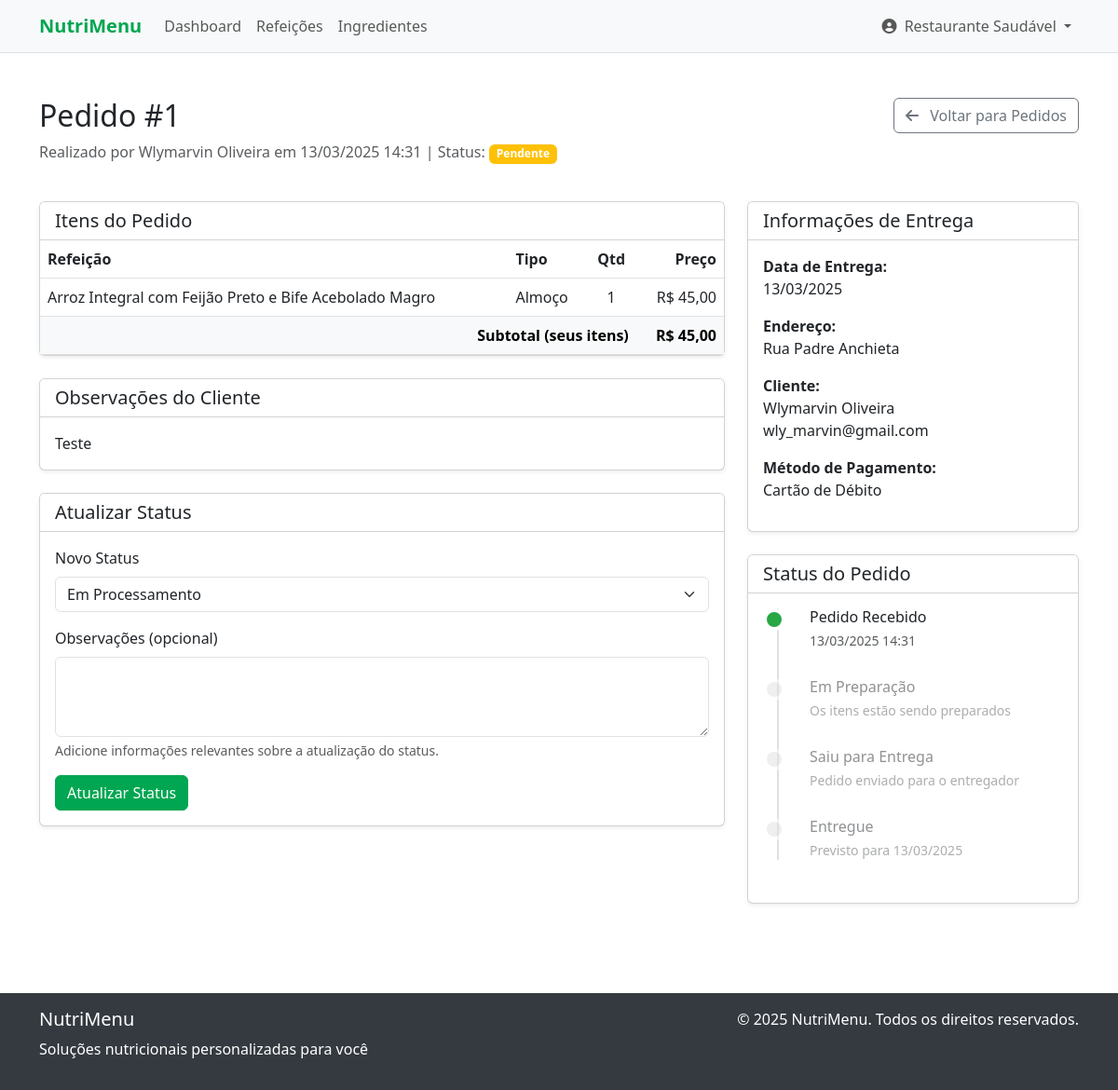
Page /restaurant/orders/view?id=1 (signed in) on the earlier database version.
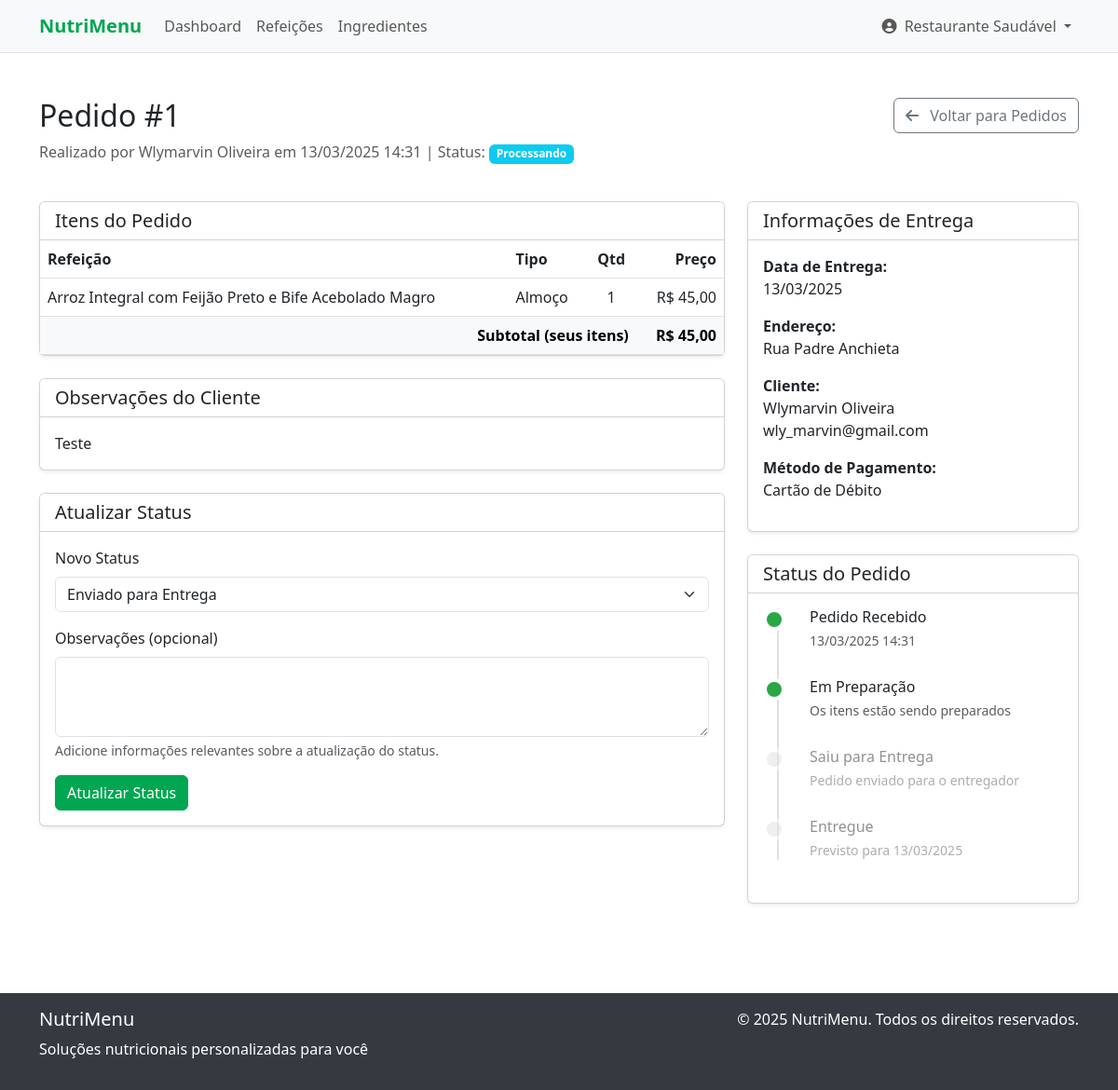
Same page on the later database version.
### tables this page shows
CREATE TABLE meal_orders (
    id INTEGER PRIMARY KEY AUTOINCREMENT,
    user_id INTEGER NOT NULL,
    delivery_address TEXT NOT NULL,
    delivery_date DATE NOT NULL,
    payment_method TEXT NOT NULL, -- 'credit', 'debit', 'pix', 'money'
    total REAL NOT NULL,
    notes TEXT,
    status TEXT NOT NULL DEFAULT 'pending', -- 'pending', 'processing', 'shipped', 'delivered', 'canceled'
    created_at DATETIME DEFAULT CURRENT_TIMESTAMP,
    updated_at DATETIME DEFAULT CURRENT_TIMESTAMP, package_id INTEGER,
    FOREIGN KEY (user_id) REFERENCES users(id) ON DELETE CASCADE
);

CREATE TABLE users (
    id INTEGER PRIMARY KEY AUTOINCREMENT,
    name TEXT NOT NULL,
    email TEXT NOT NULL UNIQUE,
    password TEXT NOT NULL,
    role TEXT NOT NULL DEFAULT 'user', -- 'admin', 'nutritionist', 'restaurant', 'user'
    created_at DATETIME DEFAULT CURRENT_TIMESTAMP,
    updated_at DATETIME DEFAULT CURRENT_TIMESTAMP
);

### src/controllers/RestaurantController.php (called while the page is built, shortened)
<?php
require_once __DIR__ . '/../models/RestaurantProfile.php';
require_once __DIR__ . '/../utils/Auth.php';
require_once __DIR__ . '/../models/Order.php';
class RestaurantController
{
    private $restaurantModel;
    private $auth;
    private $orderModel;
    public function __construct()
    {
        $this->restaurantModel = new RestaurantProfile();
        $this->orderModel = new Order();
        $this->auth = Auth::getInstance();
    }
    public function viewOrder()
    {
        $userId = $this->auth->getUserId();
        $restaurant = $this->restaurantModel->getByUserId($userId);
        $orderId = $_GET['id'] ?? 0;
        $order = $this->orderModel->getById($orderId);
        $allOrderItems = $this->orderModel->getOrderItems($orderId);
        $orderItems = array_filter($allOrderItems, function ($item) use ($restaurant) {
            return $item['restaurant_id'] == $restaurant['id'];
        });
        view('restaurant/view_order', [
            'restaurant' => $restaurant,
            'order' => $order,
            'orderItems' => $orderItems,
            'hasOtherRestaurants' => count($allOrderItems) > count($orderItems)
        ]);
    }
}

### public/index.php (called while the page is built, shortened)
<?php
$controllerFiles = glob(__DIR__ . '/../src/controllers/*.php');
foreach ($controllerFiles as $controller) {
    require_once $controller;
}
$route = getCurrentRoute();
list($controller, $method) = explode('::', $routes[$route]);
$controller = new $controller();
$controller->$method();

### src/config/database.php (called while the page is built, shortened)
<?php
class Database
{
    private static $instance = null;
    private $conn;
    private function __construct()
    {
        $dbPath = __DIR__ . '/../../database/nutrition.db';
        try {
            $this->conn = new SQLite3($dbPath);
            $this->conn->enableExceptions(true);
        } catch (Exception $e) {
            die("Database connection error: " . $e->getMessage());
        }
    }
    public static function getInstance()
    {
        if (self::$instance === null) {
            self::$instance = new self();
        }
        return self::$instance;
    }
    public function query($sql, $params = [])
    {
        try {
            $stmt = $this->conn->prepare($sql);
            if (!empty($params)) {
                foreach ($params as $param => $value) {
                    if (is_int($value)) {
                        $stmt->bindValue($param, $value, SQLITE3_INTEGER);
                    } else if (is_float($value)) {
                        $stmt->bindValue($param, $value, SQLITE3_FLOAT);
                    } else if (is_null($value)) {
                        $stmt->bindValue($param, null, SQLITE3_NULL);
                    } else {
                        $stmt->bindValue($param, $value, SQLITE3_TEXT);
                    }
                }
            }
            $result = $stmt->execute();
            return $result;
        } catch (Exception $e) {
            die("Query execution error: " . $e->getMessage());
        }
    }
    public function fetchAll($sql, $params = [])
    {
        $result = $this->query($sql, $params);
        $rows = [];
        while ($row = $result->fetchArray(SQLITE3_ASSOC)) {
            $rows[] = $row;
        }
        return $rows;
    }
    public function fetchOne($sql, $params = [])
    {
        $result = $this->query($sql, $params);
        return $result->fetchArray(SQLITE3_ASSOC);
    }
}

### src/models/Order.php (called while the page is built, shortened)
<?php
require_once __DIR__ . '/../config/database.php';
class Order
{
    private $db;
    public function __construct()
    {
        $this->db = Database::getInstance();
    }
    public function getById($id)
    {
        $sql = "SELECT mo.*, u.name as user_name, u.email as user_email
                FROM meal_orders mo
                JOIN users u ON mo.user_id = u.id
                WHERE mo.id = :id";
        return $this->db->fetchOne($sql, [':id' => $id]);
    }
    public function getOrderItems($orderId)
    {
        $sql = "SELECT moi.*, m.name as meal_name, m.meal_type,
                r.id as restaurant_id, u.name as restaurant_name
                FROM meal_order_items moi
                JOIN meals m ON moi.meal_id = m.id
                JOIN restaurant_profiles r ON m.restaurant_id = r.id
                JOIN users u ON r.user_id = u.id
                WHERE moi.order_id = :order_id
                ORDER BY m.meal_type";
        return $this->db->fetchAll($sql, [':order_id' => $orderId]);
    }
}

### src/utils/Formatter.php (called while the page is built, shortened)
<?php
class Formatter {
    public static function formatDate($date) {
        $timestamp = is_numeric($date) ? $date : strtotime($date);
        return date('d/m/Y', $timestamp);
    }
    public static function formatDateTime($date) {
        $timestamp = is_numeric($date) ? $date : strtotime($date);
        return date('d/m/Y H:i', $timestamp);
    }
    public static function formatCurrency($value) {
        return 'R$ ' . number_format($value, 2, ',', '.');
    }
}

### src/utils/Auth.php (called while the page is built, shortened)
<?php
class Auth {
    private static $instance = null;
    public static function getInstance() {
        if (self::$instance === null) {
            self::$instance = new self();
        }
        return self::$instance;
    }
    public function getUserId() {
        return isset($_SESSION['user_id']) ? $_SESSION['user_id'] : null;
    }
}

### src/models/RestaurantProfile.php (called while the page is built, shortened)
<?php
require_once __DIR__ . '/../config/database.php';
class RestaurantProfile {
    private $db;
    public function __construct() {
        $this->db = Database::getInstance();
    }
    public function getByUserId($userId) {
        $sql = "SELECT rp.*, u.name, u.email
                FROM restaurant_profiles rp
                JOIN users u ON rp.user_id = u.id
                WHERE rp.user_id = :user_id";
        return $this->db->fetchOne($sql, [':user_id' => $userId]);
    }
}

### src/views/restaurant/view_order.php (the view, shortened to what the changed rows need)
<div class="container my-5">
    <div class="row mb-4">
        <div class="col-md-8">
            <h2>Pedido #<?= $order['id'] ?></h2>
            <p class="text-muted">
                Realizado por <?= $order['user_name'] ?> em <?= Formatter::formatDateTime($order['created_at']) ?> |
                Status: <span class="badge bg-<?= getStatusBadgeColor($order['status']) ?>"><?= formatOrderStatus($order['status']) ?></span>
            </p>
        </div>
    </div>
    <div class="row mb-4">
        <div class="col-md-8">
            <div class="card shadow-sm mb-4">
                <div class="card-body p-0">
                    <div class="table-responsive">
                        <table class="table mb-0">
                            <thead>
                                <tr>
                                    <th>Refeição</th>
                                    <th>Tipo</th>
                                    <th class="text-center">Qtd</th>
                                    <th class="text-end">Preço</th>
                                </tr>
                            </thead>
                                <?php
                                $totalPrice = 0;
                                foreach ($orderItems as $item):
                                    $totalPrice += $item['price'] * $item['quantity'];
                                ?>
                                <?php endforeach; ?>
                            <tfoot class="table-light">
                                <tr>
                                    <th colspan="3" class="text-end">Subtotal (seus itens)</th>
                                    <th class="text-end"><?= Formatter::formatCurrency($totalPrice) ?></th>
                                </tr>
                            </tfoot>
                        </table>
                    </div>
                </div>
            </div>
            <?php if (!empty($order['notes'])): ?>
            <div class="card shadow-sm mb-4">
                <div class="card-header bg-white">
                    <h5 class="card-title mb-0">Observações do Cliente</h5>
                </div>
                <div class="card-body">
                    <?= nl2br(htmlspecialchars($order['notes'])) ?>
                </div>
            </div>
            <?php endif; ?>
            <?php if (in_array($order['status'], ['pending', 'processing', 'shipped'])): ?>
            <div class="card shadow-sm">
                <div class="card-header bg-white">
                    <h5 class="card-title mb-0">Atualizar Status</h5>
                </div>
                <div class="card-body">
                    <form method="POST" action="/restaurant/orders/update-status">
                        <div class="mb-3">
                            <label for="status" class="form-label">Novo Status</label>
                            <select class="form-select" id="status" name="status" required>
                                <?php if ($order['status'] === 'pending'): ?>
                                    <option value="processing">Em Processamento</option>
                                <?php elseif ($order['status'] === 'processing'): ?>
                                    <option value="shipped">Enviado para Entrega</option>
                                <?php elseif ($order['status'] === 'shipped'): ?>
                                    <option value="delivered">Entregue</option>
                                <?php endif; ?>
                            </select>
                        </div>
                        <div class="mb-3">
                            <label for="notes" class="form-label">Observações (opcional)</label>
                            <textarea class="form-control" id="notes" name="notes" rows="3"></textarea>
                            <div class="form-text">Adicione informações relevantes sobre a atualização do status.</div>
                        </div>
                        <button type="submit" class="btn btn-primary">Atualizar Status</button>
                    </form>
                </div>
            </div>
            <?php endif; ?>
        </div>
        <div class="col-md-4">
            <div class="card shadow-sm mb-4">
                <div class="card-body">
                    <p><strong>Data de Entrega:</strong><br>
                        <?= Formatter::formatDate($order['delivery_date']) ?>
                    </p>
                    <p><strong>Endereço:</strong><br>
                        <?= nl2br(htmlspecialchars($order['delivery_address'])) ?>
                    </p>
                    <p><strong>Cliente:</strong><br>
                        <?= $order['user_name'] ?><br>
                        <?= $order['user_email'] ?>
                    </p>
                    <p><strong>Método de Pagamento:</strong><br>
                        <?= formatPaymentMethod($order['payment_method']) ?>
                    </p>
                </div>
            </div>
            <div class="card shadow-sm">
                <div class="card-body">
                    <div class="timeline">
                        <div class="timeline-item <?= in_array($order['status'], ['pending', 'processing', 'shipped', 'delivered']) ? 'completed' : '' ?>">
                            <div class="timeline-content">
                                <h6>Pedido Recebido</h6>
                                <p class="text-muted small"><?= Formatter::formatDateTime($order['created_at']) ?></p>
                            </div>
                        </div>
                        <div class="timeline-item <?= in_array($order['status'], ['processing', 'shipped', 'delivered']) ? 'completed' : '' ?>">
                            <div class="timeline-marker"></div>
                            <div class="timeline-content">
                                <h6>Em Preparação</h6>
                                <p class="text-muted small">Os itens estão sendo preparados</p>
                            </div>
                        </div>
                        <div class="timeline-item <?= $order['status'] === 'delivered' ? 'completed' : '' ?>">
                            <div class="timeline-content">
                                <h6>Entregue</h6>
                                <p class="text-muted small">Previsto para <?= Formatter::formatDate($order['delivery_date']) ?></p>
                            </div>
                        </div>
                    </div>
                </div>
            </div>
        </div>
    </div>
</div>
<?php
function getStatusBadgeColor($status) {
    $colors = [
        'pending' => 'warning',
        'processing' => 'info',
        'shipped' => 'primary',
        'delivered' => 'success',
        'canceled' => 'danger'
    ];
    return $colors[$status] ?? 'secondary';
}
function formatOrderStatus($status) {
    $statuses = [
        'pending' => 'Pendente',
        'processing' => 'Processando',
        'shipped' => 'Enviado',
        'delivered' => 'Entregue',
        'canceled' => 'Cancelado'
    ];
    return $statuses[$status] ?? $status;
}
function formatPaymentMethod($method) {
    $methods = [
        'credit' => 'Cartão de Crédito',
        'debit' => 'Cartão de Débito',
        'pix' => 'PIX',
        'money' => 'Dinheiro'
    ];
    return $methods[$method] ?? $method;
}
?>

Differences in the rows shown:
changed meal_orders "Teste": status "Pendente" → "Processando"; status "Em Processamento" → "Enviado para Entrega"
